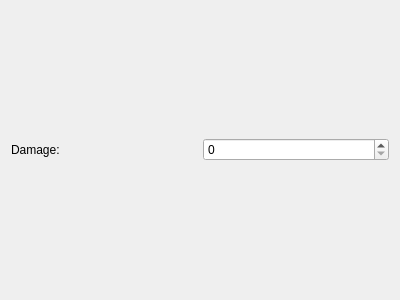
<?xml version="1.0" encoding="UTF-8"?>
<ui version="4.0">
 <class>WeaponView</class>
 <widget class="QWidget" name="WeaponView">
  <property name="geometry">
   <rect>
    <x>0</x>
    <y>0</y>
    <width>400</width>
    <height>300</height>
   </rect>
  </property>
  <property name="windowTitle">
   <string>Form</string>
  </property>
  <layout class="QHBoxLayout" name="horizontalLayout">
   <item>
    <widget class="QLabel" name="label">
     <property name="text">
      <string>Damage:</string>
     </property>
    </widget>
   </item>
   <item>
    <widget class="QSpinBox" name="spinBox"/>
   </item>
  </layout>
 </widget>
 <resources/>
 <connections/>
</ui>
